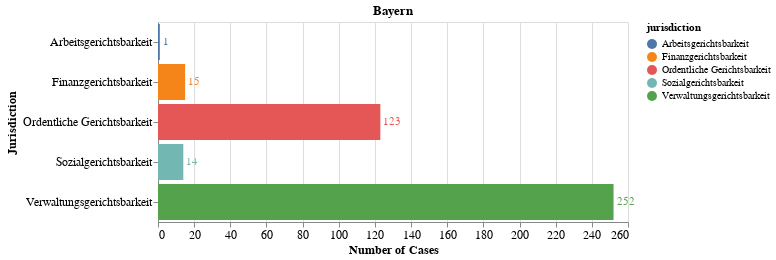

Source (notebook cell):
### Markdown cell above
## Cases By State

We can also visualize interesting facts about the German Federal States.

### Code cell
state_data = merged.loc[merged["name"].str.contains("Bund")==False].groupby(["state","jurisdiction"]).count()["slug"]
state_data = state_data.reset_index()

s = {}
for i in state_data["state"].unique():
    s[i] = state_data.loc[state_data["state"]==i]

s_charts = {}
for key in s:
    b = alt.Chart(s[key], title = key).mark_bar().encode(
        y = alt.Y("jurisdiction", axis = alt.Axis(title="Jurisdiction", titleFontSize=12,
                                                  labelFontSize=12)),
        x = alt.X("slug", axis = alt.Axis(title = "Number of Cases", titleFontSize =12,
                                         labelFontSize=12)),
        color = "jurisdiction")
    s_charts[key] = b
    t = b.mark_text(align ="left",
                   baseline = "middle",
                   dx = 3).encode(text = "slug")
    s_charts[key] = (b+t).properties(width = 470, height = 200)

s_charts["Bayern"]

### Figure 1 — Vega-Lite specification as saved in the notebook (floating-point values rounded to 4 significant figures)
{"config": {"view": {"continuousWidth": 400, "continuousHeight": 300}}, "layer": [{"mark": "bar", "encoding": {"color": {"type": "nominal", "field": "jurisdiction"}, "x": {"type": "quantitative", "axis": {"labelFontSize": 12, "title": "Number of Cases", "titleFontSize": 12}, "field": "slug"}, "y": {"type": "nominal", "axis": {"labelFontSize": 12, "title": "Jurisdiction", "titleFontSize": 12}, "field": "jurisdiction"}}, "title": "Bayern"}, {"mark": {"type": "text", "align": "left", "baseline": "middle", "dx": 3}, "encoding": {"color": {"type": "nominal", "field": "jurisdiction"}, "text": {"type": "quantitative", "field": "slug"}, "x": {"type": "quantitative", "axis": {"labelFontSize": 12, "title": "Number of Cases", "titleFontSize": 12}, "field": "slug"}, "y": {"type": "nominal", "axis": {"labelFontSize": 12, "title": "Jurisdiction", "titleFontSize": 12}, "field": "jurisdiction"}}, "title": "Bayern"}], "data": {"name": "data-a8440dca4915a0eb5412f64490d5b9f2"}, "height": 200, "width": 470, "$schema": "https://vega.github.io/schema/vega-lite/v4.8.1.json", "datasets": {"data-a8440dca4915a0eb5412f64490d5b9f2": [{"state": "Bayern", "jurisdiction": "Arbeitsgerichtsbarkeit", "slug": 1}, {"state": "Bayern", "jurisdiction": "Finanzgerichtsbarkeit", "slug": 15}, {"state": "Bayern", "jurisdiction": "Ordentliche Gerichtsbarkeit", "slug": 123}, {"state": "Bayern", "jurisdiction": "Sozialgerichtsbarkeit", "slug": 14}, {"state": "Bayern", "jurisdiction": "Verwaltungsgerichtsbarkeit", "slug": 252}]}}
